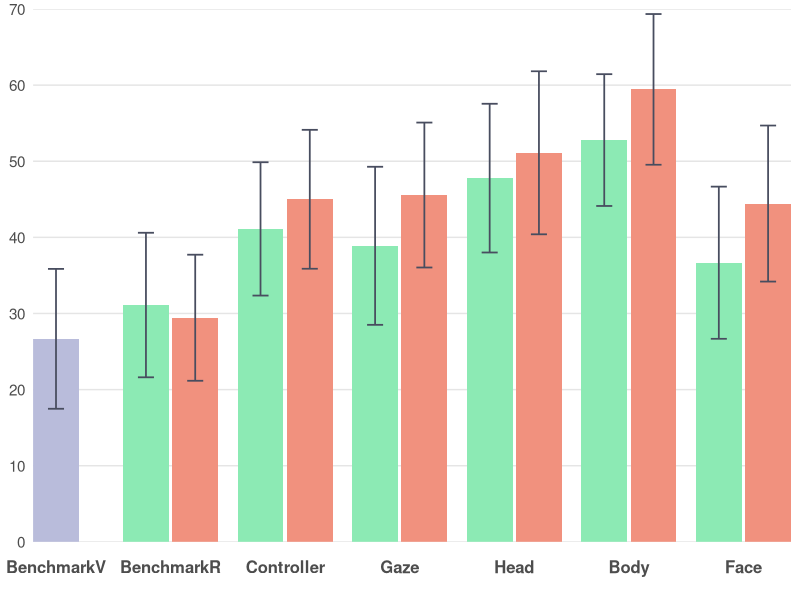
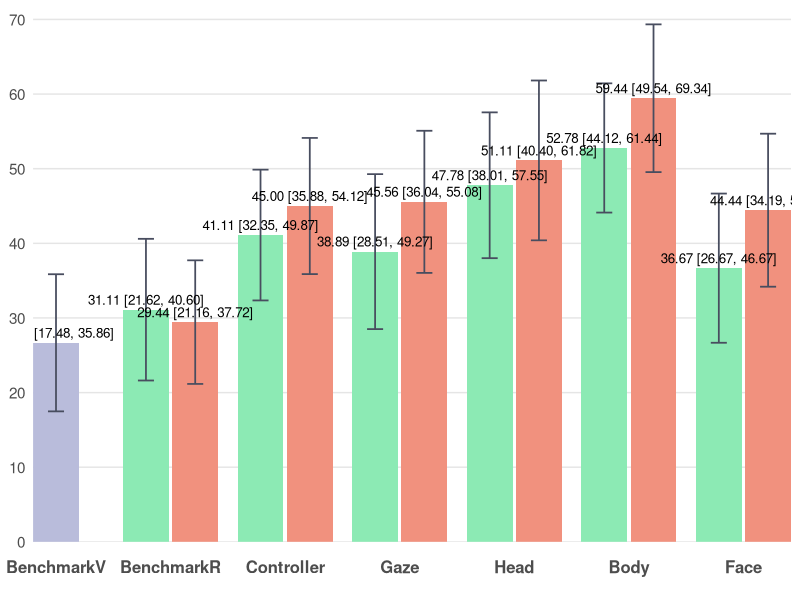

These figures' R source, in order:
# ================= Packages =================
if (!require(ggplot2)) install.packages("ggplot2")
library(ggplot2)

# ================= Data =================
# BenchmarkV: 26.67 (±24.60)
# BenchmarkR: Low 31.11 (±25.42), High 29.44 (±22.18)
# Controller: Low 41.11 (±23.46), High 45.00 (±24.43)
# Gaze: Low 38.89 (±27.80), High 45.56 (±25.50)
# Head: Low 47.78 (±26.16), High 51.11 (±28.68)
# Body: Low 52.78 (±23.19), High 59.44 (±26.51)
# Face: Low 36.67 (±26.77), High 44.44 (±27.45)

bench_mean <- 26.67
bench_sd <- 24.60

dat <- data.frame(
  Category = c("BenchmarkV",
               "BenchmarkR","BenchmarkR",
               "Controller","Controller",
               "Gaze","Gaze",
               "Head","Head",
               "Body","Body",
               "Face","Face"),
  slot     = c("C",
               "L","R",
               "L","R",
               "L","R",
               "L","R",
               "L","R",
               "L","R"),
  series   = c("BenchmarkV",
               "Low","High",
               "Low","High",
               "Low","High",
               "Low","High",
               "Low","High",
               "Low","High"),
  mean     = c(bench_mean,
               31.11, 29.44,      # BenchmarkR Low, High
               41.11, 45.00,      # Controller Low, High
               38.89, 45.56,      # Gaze Low, High
               47.78, 51.11,      # Head Low, High
               52.78, 59.44,      # Body Low, High
               36.67, 44.44),     # Face Low, High
  sd       = c(bench_sd,
               25.42, 22.18,      # BenchmarkR Low, High
               23.46, 24.43,      # Controller Low, High
               27.80, 25.50,      # Gaze Low, High
               26.16, 28.68,      # Head Low, High
               23.19, 26.51,      # Body Low, High
               26.77, 27.45),     # Face Low, High
  stringsAsFactors = FALSE
)

# 固定横轴顺序
dat$Category <- factor(dat$Category,
  levels = c("BenchmarkV","BenchmarkR","Controller","Gaze","Head","Body","Face"))
dat$slot   <- factor(dat$slot, levels = c("L","C","R"))
dat$series <- factor(dat$series, levels = c("Low","BenchmarkV","High"))

# ================= 手动定位（确保居中+相邻柱体有间距） =================
# 以每个类目的中心为整数(1,2,3,...)，在左右各偏移 delta；两柱宽度为 bar_w
group_w <- 0.8               # 每个类目总体占宽（<1 避免挤到相邻类目）
bar_w   <- group_w / 2       # 0.4  柱体宽度保持不变
delta   <- group_w / 4       # 0.2  基础偏移
gap     <- 0.03              # 相邻柱体间距（几个像素）

# 对于非BenchmarkV类别，L和R之间增加间距
offset_map <- c(L = -delta - gap/2, C = 0, R = +delta + gap/2)

x_base <- as.numeric(dat$Category)
dat$x  <- x_base + unname(offset_map[as.character(dat$slot)])

# ================= 配色方案 =================
col_low   <- "#8CEAB4"      # Low
col_high  <- "#F1917E"      # High
col_bench <- "#B9BCDB"      # BenchmarkV

err_col   <- "#484D5F"

theme_base <- theme_minimal(base_size = 13) +
  theme(
    legend.position    = "none",
    panel.background   = element_rect(fill = "#FFFFFF", color = NA),  # 白底
    plot.background    = element_rect(fill = "#FFFFFF", color = NA),  # 白底
    panel.grid.major   = element_blank(),  # 去除所有网格线
    panel.grid.minor   = element_blank(),  # 去除所有网格线
    panel.grid.major.x = element_blank(),
    panel.grid.minor.x = element_blank(),
    panel.grid.major.y = element_blank(),
    panel.grid.minor.y = element_blank(),
    axis.ticks.x       = element_blank(),  # 去除x轴刻度线（底部灰色竖线）
    axis.ticks.y       = element_blank(),  # 去除y轴刻度线（左侧竖着的刻度线）
    axis.line.x        = element_blank(),  # 去除x轴线（底部灰色竖线）
    axis.line.y        = element_blank(),  # 去除y轴线（左侧竖线）
    axis.text.x        = element_text(size = 12, face = "bold", 
                                       margin = margin(t = 10, b = 10)),  # 底部文字距离坐标轴更远
    axis.text.y        = element_text(size = 11),
    axis.title         = element_blank()
  )

# y 轴：从0开始，0-70，组间距10
y_top    <- 70
y_bottom <- 0
y_breaks <- seq(0, 70, by = 10)

# x 轴：用数值坐标，刻度放在每个类目中心
x_breaks <- seq_along(levels(dat$Category))
x_labels <- levels(dat$Category)

# ================= 95% 置信区间计算 =================
n <- 30  # 样本量
df <- n - 1  # 自由度 = 29
t_critical <- qt(0.975, df)  # t分布临界值（95% CI，双尾）
# 计算95% CI的误差范围
dat$ci_margin <- t_critical * (dat$sd / sqrt(n))

# ================= 图1：不带标注 =================
p1 <- ggplot(dat, aes(x = x, y = mean, fill = series)) +
  # 手动添加水平坐标线
  geom_hline(yintercept = y_breaks, color = "#E5E5E5", linewidth = 0.5) +
  geom_col(width = bar_w, position = "identity", colour = NA) +
  geom_errorbar(aes(ymin = mean - ci_margin, ymax = mean + ci_margin),
                width = bar_w * 0.35, color = err_col, linewidth = 0.6,
                position = "identity") +
  scale_fill_manual(values = c(Low = col_low, BenchmarkV = col_bench, High = col_high)) +
  scale_y_continuous(breaks = y_breaks, minor_breaks = NULL) +
  scale_x_continuous(breaks = x_breaks, labels = x_labels, expand = c(0, 0)) +
  coord_cartesian(ylim = c(y_bottom, y_top), expand = 0) +
  theme_base

# ================= 图2：带"均值 (95% CI)"标注 =================
lab_df <- transform(dat, label = sprintf("%.2f [%.2f, %.2f]", mean, 
                                          mean - ci_margin, mean + ci_margin))

p2 <- ggplot(dat, aes(x = x, y = mean, fill = series)) +
  # 手动添加水平坐标线
  geom_hline(yintercept = y_breaks, color = "#E5E5E5", linewidth = 0.5) +
  geom_col(width = bar_w, position = "identity", colour = NA) +
  geom_errorbar(aes(ymin = mean - ci_margin, ymax = mean + ci_margin),
                width = bar_w * 0.35, color = err_col, linewidth = 0.6,
                position = "identity") +
  geom_text(data = lab_df, aes(label = label),
            vjust = -0.5, size = 3.4, position = "identity") +
  scale_fill_manual(values = c(Low = col_low, BenchmarkV = col_bench, High = col_high)) +
  scale_y_continuous(breaks = y_breaks, minor_breaks = NULL) +
  scale_x_continuous(breaks = x_breaks, labels = x_labels, expand = c(0, 0)) +
  coord_cartesian(ylim = c(y_bottom, y_top * 1.02), expand = 0) +
  theme_base

# 保存文件（确保目录存在）
if (!dir.exists("no_labels")) dir.create("no_labels", recursive = TRUE)
if (!dir.exists("with_labels")) dir.create("with_labels", recursive = TRUE)
ggsave("no_labels/physical_no_labels.png", p1, width = 8, height = 3.57, dpi = 300, bg = "white")
ggsave("with_labels/physical_with_labels.png", p2, width = 8, height = 3.91, dpi = 300, bg = "white")
